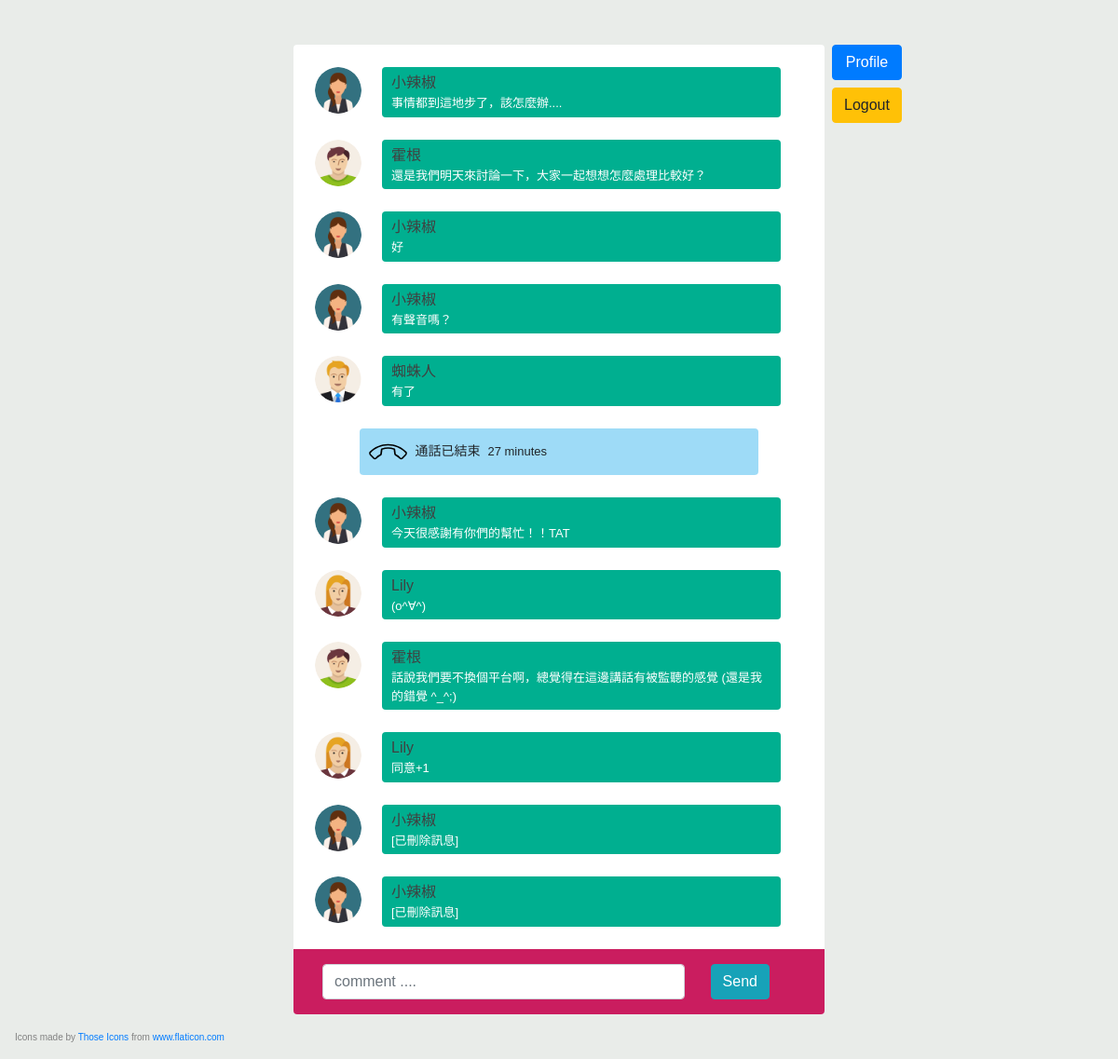
Page /chat.php (signed in) on the committed database.
### tables this page shows
CREATE TABLE message (isMessage BOOL, deleted BOOL, name VARCHAR(50), time INT,
                           call_duration CHAR(11), msg TEXT);

### src/chat.php (the view, shortened to what this page needs)
<?php
require_once('config.php');
?>
<!doctype html>
<html lang="en">
  <head>
    <link rel="stylesheet" href="https://maxcdn.bootstrapcdn.com/bootstrap/4.0.0-beta.3/css/bootstrap.min.css">
    <link rel="stylesheet" href="https://maxcdn.bootstrapcdn.com/font-awesome/4.7.0/css/font-awesome.min.css">
    <link rel="stylesheet" href="style/chat.css">
  </head>
  <body>
  <div class="container">
    <div class="row mt-5 mb-5">
      <div class="col-md-6 offset-md-3 col-sm-6 offset-sm-3 col-12 comments-main pt-4 rounded">
        <?php
          function show_message($row, $icon) {
            $message = ($row['deleted'] === '1') ? '[已刪除訊息]' : $row['msg'];
            ?>
        <ul class="p-0">
          <li>
            <div class="row comments mb-2">
              <div class="col-md-2 col-sm-2 col-3 text-center user-img">
                <img id="profile-photo" src="res/<?= $icon?>" class="rounded-circle" />
              </div>
              <div class="col-md-9 col-sm-9 col-9 comment rounded mb-2">
                <h4 class="m-0"><a href="profile.php?name=<?= $row['name']?>"><?= $row['name']?></a></h4>
                <p class="mb-0 text-white"><?= $message?></p>
              </div>
            </div>
          </li>
        </ul>
            <?php
          }
          function show_phonecall($row) {
            ?>
        <ul class="p-0">
          <li>
            <div class="row comments mb-2">
              <div class="col-md-9 col-sm-9 col-9 comment phone rounded mb-2">
                <img id="phone-icon" src="res/phone.svg" class="rounded-circle mr-1" />
                <h5 class="m-0">通話已結束</h5><h6 class="ml-2"><?= $row['call_duration']?> minutes</h6>
              </div>
            </div>
          </li>
        </ul>
            <?php
          }
          $result = mysqli_query($conn, "SELECT username, icon FROM chat.users");
          $icons = array();
          while ($row = mysqli_fetch_assoc($result)) {
            $icons[$row['username']] = $row['icon'];
          }
          $result = mysqli_query($conn, "SELECT * FROM chat.message");
          while ($row = mysqli_fetch_assoc($result)) {
            if ($row['isMessage'] === '1') {
              show_message($row, $icons[$row['name']]);
            } else {
              show_phonecall($row);
            }
          }
        ?>
        <div class="row comment-box-main p-3 rounded-bottom">
          <div class="col-md-9 col-sm-9 col-9 pr-0 comment-box">
            <input type="text" class="form-control" placeholder="comment ...." />
          </div>
          <div class="col-md-3 col-sm-2 col-2 pl-0 text-center send-btn">
            <button class="btn btn-info">Send</button>
          </div>
        </div>
      </div>
      <div class="ml-2 sidebar">
        <form action='profile.php' method='GET' class="mb-2">
          <button type="submit" class="btn btn-primary">Profile</button>
        </form>
        <form action='logout.php' method='GET'>
          <button type='submit' class="btn btn-warning">Logout</button>
        </form>
      </div>
    </div>
  </div>
  <p class="ml-3 footer">Icons made by <a href="https://www.flaticon.com/authors/those-icons" title="Those Icons">Those Icons</a> from <a href="https://www.flaticon.com/" title="Flaticon"> www.flaticon.com</a></p>
  </body>
</html>

### src/style/chat.css (style rules this page uses)
body { font-family: 'Raleway', sans-serif; background: #E9ECE9; }
.comments-main { background: #FFF; }
.comments-main ul li { list-style: none; }
.comments .comment { padding: 5px 10px; background: #00AF90; }
.comments .user-img img { width: 50px; height: 50px; }
.comments .comment h4 { display: inline-block; font-size: 16px; }
.comments .comment h5 { display: inline-block; font-size: 14px; }
.comments .comment h6 { display: inline-block; font-size: 13px; }
.comments .comment h4 a { color: #404040; text-decoration: none; }
.comments .comment p { font-size: 13px; }
.comment-box-main { background: #CA1D5F; }
.comments .phone { background: #9edbf7; margin-left: 12.5%; }
#phone-icon { width: 10%; }
.sidebar .btn { width: 100%; }
.footer { bottom: 0; position: fixed; font-size: 10px; color: gray; }

### rows in the picture
message: isMessage 1 (drawn), name "小辣椒", msg "事情都到這地步了，該怎麼辦...."
message: isMessage 1 (drawn), name "霍根", msg "還是我們明天來討論一下，大家一起想想怎麼處理比較好？"
message: isMessage 1 (drawn), name "小辣椒", msg "好"
message: isMessage 1 (drawn), name "小辣椒", msg "有聲音嗎？"
message: shows a picture, name "蜘蛛人", msg "有了"
message: isMessage 0 (drawn), call_duration "27"
message: isMessage 1 (drawn), name "小辣椒", msg "今天很感謝有你們的幫忙！！TAT"
message: isMessage 1 (drawn), name "Lily", msg "(o^∀^)"
message: isMessage 1 (drawn), name "霍根", msg "話說我們要不換個平台啊，總覺得在這邊講話有被監聽的感覺 (還是我的錯覺 ^_^;)"
message: isMessage 1 (drawn), name "Lily", msg "同意+1"
message: isMessage 1 (drawn), name "小辣椒", deleted "[已刪除訊息]"
message: isMessage 1 (drawn), name "小辣椒", deleted "[已刪除訊息]"
